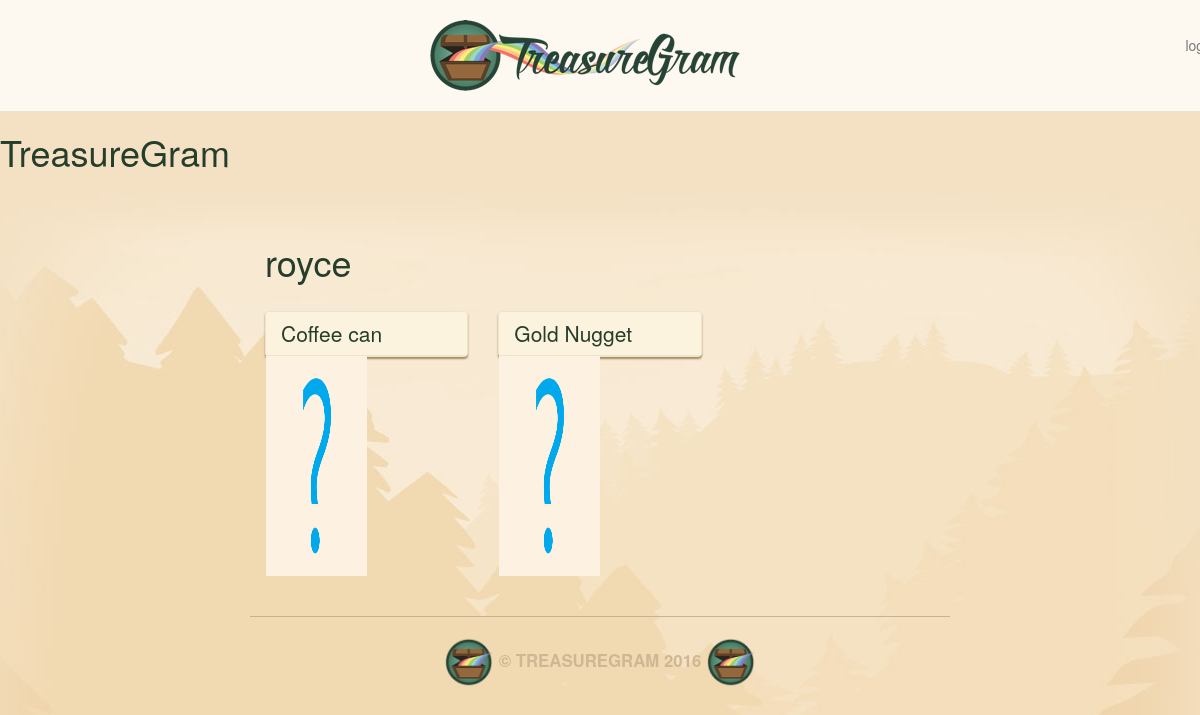
Before: /user/royce/ with the older database file.
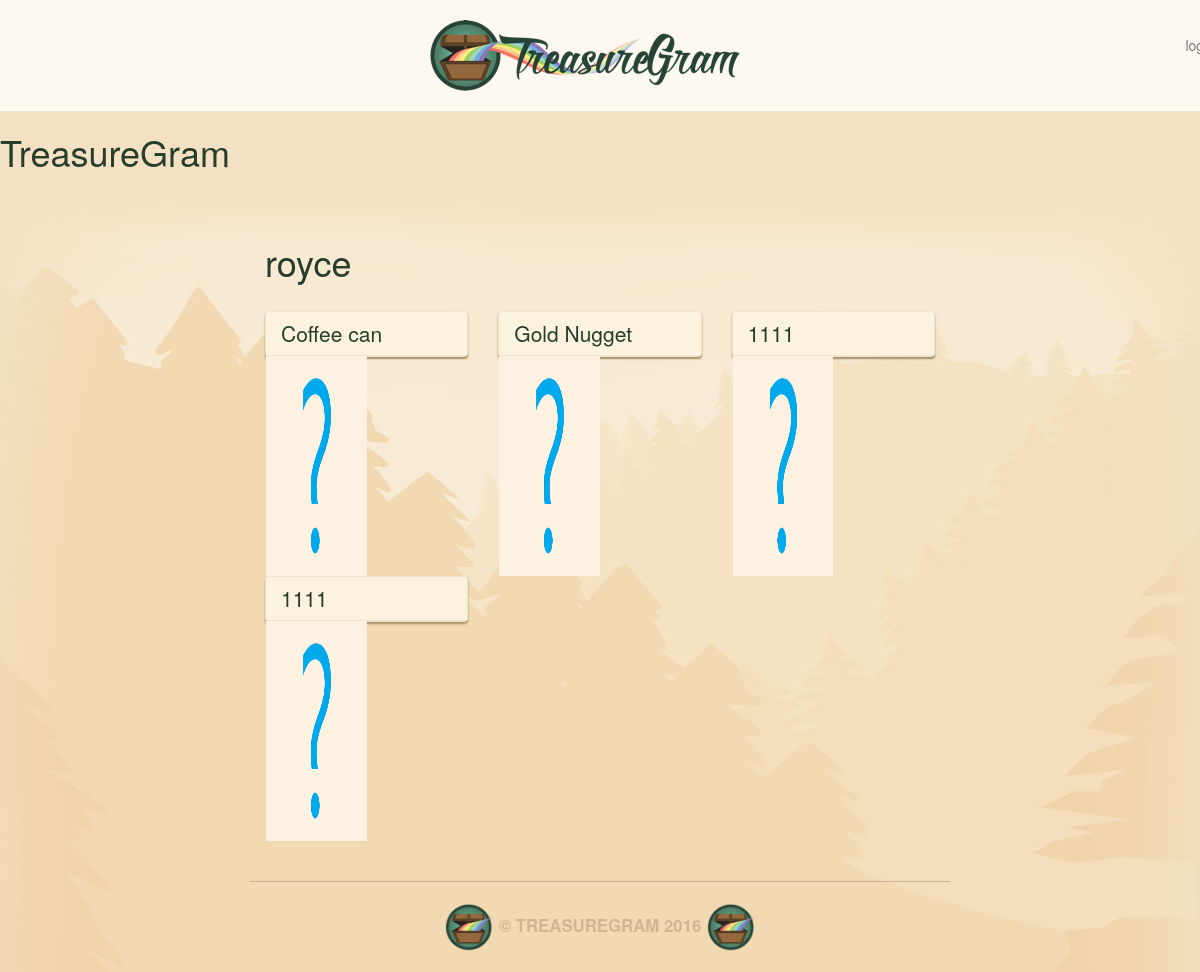
After: the same page with the newer database file.
### main_app/models.py (models this page shows, shortened)
class Treasure(models.Model):
    user = models.ForeignKey(User)
    name = models.CharField(max_length=100)
    value = models.DecimalField(max_digits=10, decimal_places=2)
    material = models.CharField(max_length=100)
    location = models.CharField(max_length=100)
    image = models.ImageField(upload_to='treasure_images',
                              default='media/default.png')
    likes = models.IntegerField(default=0)

### main_app/views.py (the view)
# urls.py: url(r'^user/(\w+)/$', views.profile, name='profile'),
def profile(request, username):
    user = User.objects.get(username=username)
    treasures = Treasure.objects.filter(user=user)
    return render(request, 'profile.html', {'username': username,
                                            'treasures': treasures})

### main_app/templates/profile.html
{% extends 'base.html' %}
{% load staticfiles %}
{% block content %}
<h1>{{ username }}</h1><br>
<div class="row">
{% for treasure in treasures %}
  <div class="col-md-4">
    <div class="treasure panel panel-default">
      <a href="/{{ treasure.id }}/">
        <div class="panel-heading">
         <h3 class="panel-title">{{ treasure.name }}</h3>
        </div>
        <div class="treasure-photo">
          <img src="{{ treasure.image.url }}" alt="none" height="100">
        </div>
      </a>
    </div>
  </div>
{% if forloop.counter|divisibleby:3 %}
  </div><div class="row">
{% endif %}
{% endfor %}
</div>
{% endblock %}

Changed rows visible on the page:
added Treasure: name "1111", image (placeholder picture)
added Treasure: name "1111", image (placeholder picture)
